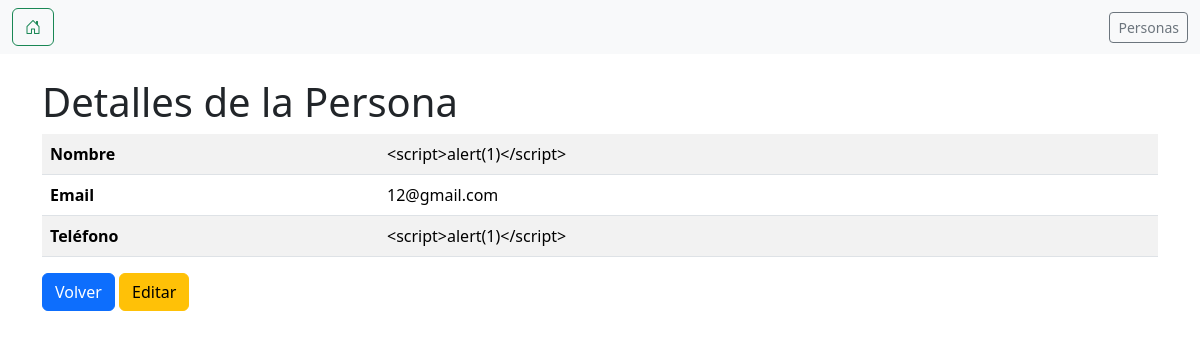
The page /detalles/5/ on the database its author committed.
### app/models.py (models this page shows, shortened)
class Persona(models.Model):
    nombre = models.CharField(max_length=100)
    email = models.EmailField()
    telefono = models.CharField(max_length=15)

### app/views.py (the view)
# urls.py: path('detalles/<str:id>/', views.detalles, name='detalles'),
def detalles(request, id):
    endpoint = request.path
    ip = request.META.get('REMOTE_ADDR')
    logger.info(f"Acceso a detalles | ID={id} | IP={ip} | endpoint={endpoint} | resultado=success")
    try:
        persona = Persona.objects.get(id=id)
    except Persona.DoesNotExist:
        logger.warning(f"Detalle no encontrado | ID={id} | IP={ip} | endpoint={endpoint} | resultado=not_found")
        persona = None
    return render(request, "detalles.html", {"persona": persona})

### app/templates/detalles.html
{% extends "base.html" %}
{% block content %}
<div class="container mt-4">
    <h1>Detalles de la Persona</h1>
    <table class="table table-striped">
        <tr>
            <th>Nombre</th>
            <td>{{ persona.nombre }}</td>
        </tr>
        <tr>
            <th>Email</th>
            <td>{{ persona.email }}</td>
        </tr>
        <tr>
            <th>Teléfono</th>
            <td>{{ persona.telefono }}</td>
        </tr>
    </table>
    <a href="/listar/" class="btn btn-primary">Volver</a>
    <a href="/actualizar/{{ persona_id }}/" class="btn btn-warning">Editar</a>
</div>
{% endblock %}

### rows shown on the page
Persona: nombre "<script>alert(1)</script>", email "12@gmail.com", telefono "<script>alert(1)</script>"
